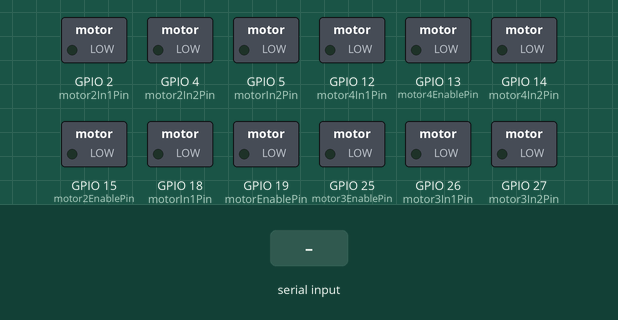
This sketch was run on a simulated ESP32. Shown: switched loads named in the sketch (green lamp = pin HIGH). Inputs (shaded band) come from the test bench. What the sketch prints to the serial monitor is not drawn.

Above: at 1.2 s.
1.3 s: "1\n" received over Serial
At 1.8 s:
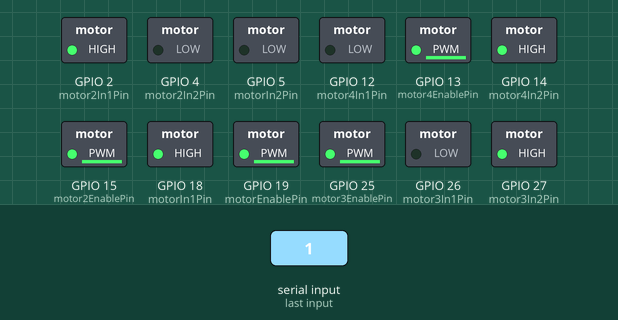
2.8 s: "90,45,200\n" received over Serial
At 4.1 s:
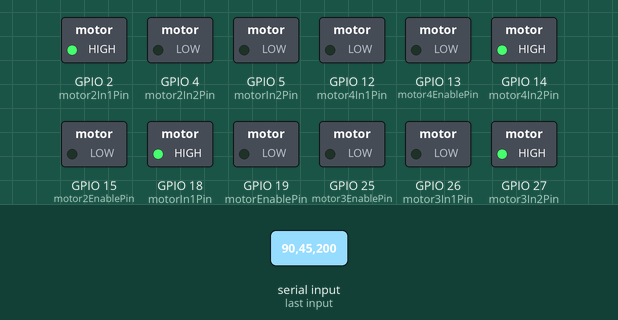
4.5 s: "2\n" received over Serial
At 5.5 s:
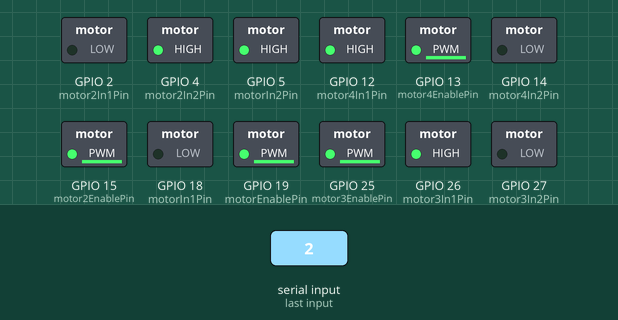
6.0 s: "30,150,10\n" received over Serial
At 6.5 s:
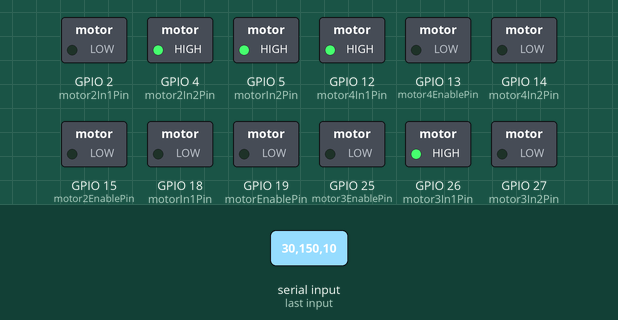
7.7 s: "3\n" received over Serial
At 8.9 s:
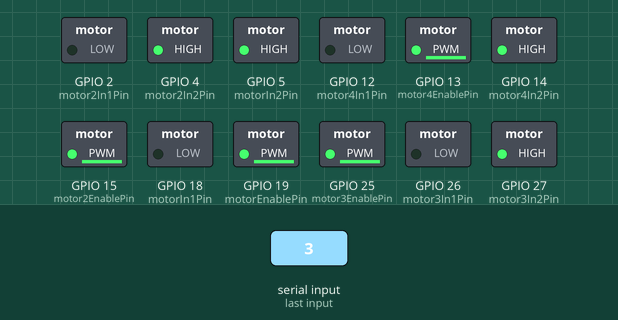
9.2 s: "5\n" received over Serial
At 10.2 s:
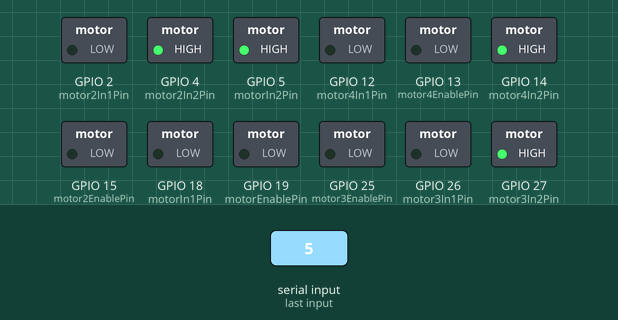
Timing chart, 0 to 11.9 s (numbered marks = the images above; inputs shaded):
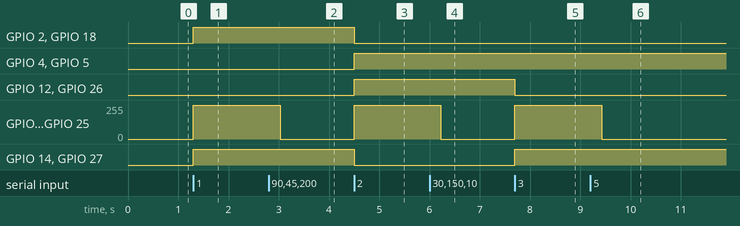

Measured:
- after the input at 1.3 s, GPIO 2 (motor2In1Pin), GPIO 14 (motor4In2Pin), GPIO 18 (motorIn1Pin), GPIO 27 (motor3In2Pin): LOW → HIGH at once; GPIO 13 (motor4EnablePin), GPIO 15 (motor2EnablePin), GPIO 19 (motorEnablePin), GPIO 25 (motor3EnablePin): 0/255 → 254/255 at once
- after the input at 2.8 s, GPIO 13 (motor4EnablePin), GPIO 15 (motor2EnablePin), GPIO 19 (motorEnablePin), GPIO 25 (motor3EnablePin): 254/255 → 0/255 after 0.23 s
- after the input at 4.5 s, GPIO 2 (motor2In1Pin): HIGH → LOW at once; GPIO 4 (motor2In2Pin): LOW → HIGH at once
- after the input at 6.0 s, GPIO 13 (motor4EnablePin), GPIO 15 (motor2EnablePin), GPIO 19 (motorEnablePin), GPIO 25 (motor3EnablePin): 254/255 → 0/255 after 0.23 s
- after the input at 7.7 s, GPIO 12 (motor4In1Pin), GPIO 26 (motor3In1Pin): HIGH → LOW at once; GPIO 13 (motor4EnablePin), GPIO 15 (motor2EnablePin), GPIO 19 (motorEnablePin), GPIO 25 (motor3EnablePin): 0/255 → 254/255 at once; GPIO 14 (motor4In2Pin), GPIO 27 (motor3In2Pin): LOW → HIGH at once
- after the input at 9.2 s, GPIO 13 (motor4EnablePin), GPIO 15 (motor2EnablePin), GPIO 19 (motorEnablePin), GPIO 25 (motor3EnablePin): 254/255 → 0/255 after 0.23 s

The sketch:

teleop.ino
```cpp
#include "analogWrite.h"
//motor1 atras izq
//motor2 adelante izq
//motor3  atras der
//motor4 adelante der
//Definir los pines del puente H
const int motorEnablePin = 19;
const int motorIn1Pin = 18;
const int motorIn2Pin = 5;

const int motor2EnablePin =15;
const int motor2In1Pin = 2;
const int motor2In2Pin = 4;

const int motor3EnablePin =25;
const int motor3In1Pin = 26;
const int motor3In2Pin = 27;

const int motor4EnablePin =13;
const int motor4In1Pin = 12;
const int motor4In2Pin = 14;

void setup() {
// Configurar los pines del puente H como salidas
pinMode(motorEnablePin, OUTPUT);
pinMode(motorIn1Pin, OUTPUT);
pinMode(motorIn2Pin, OUTPUT);

pinMode(motor2EnablePin, OUTPUT);
pinMode(motor2In1Pin, OUTPUT);
pinMode(motor2In2Pin, OUTPUT);

pinMode(motor3EnablePin, OUTPUT);
pinMode(motor3In1Pin, OUTPUT);
pinMode(motor3In2Pin, OUTPUT);

pinMode(motor4EnablePin, OUTPUT);
pinMode(motor4In1Pin, OUTPUT);
pinMode(motor4In2Pin, OUTPUT);

VaciarBuffer();
// Iniciar la comunicación serial
Serial.begin(115200);
}
//funciones de movimiento
void MoverAdelante(){
  //150 pwm
  digitalWrite(motor2In1Pin, HIGH);
  digitalWrite(motor2In2Pin, LOW);
  analogWrite(motor2EnablePin, 254);

  digitalWrite(motorIn1Pin, HIGH);
  digitalWrite(motorIn2Pin, LOW);
  analogWrite(motorEnablePin, 254);

  digitalWrite(motor3In1Pin, LOW);
  digitalWrite(motor3In2Pin, HIGH);
  analogWrite(motor3EnablePin, 254);

  digitalWrite(motor4In1Pin, LOW);
  digitalWrite(motor4In2Pin, HIGH);
  analogWrite(motor4EnablePin, 254);

  delay(345); // Esperar 1 segundo antes de detener el motor
  analogWrite(motor2EnablePin, 0);
  analogWrite(motorEnablePin, 0);
  analogWrite(motor3EnablePin, 0);
  analogWrite(motor4EnablePin, 0);
}
void MoverAtras(){

  digitalWrite(motor2In1Pin, LOW);
  digitalWrite(motor2In2Pin, HIGH);
  analogWrite(motor2EnablePin, 254);

  digitalWrite(motorIn1Pin, LOW);
  digitalWrite(motorIn2Pin, HIGH);
  analogWrite(motorEnablePin, 254);

  digitalWrite(motor3In1Pin, HIGH);
  digitalWrite(motor3In2Pin, LOW);
  analogWrite(motor3EnablePin, 254);

  digitalWrite(motor4In1Pin, HIGH);
  digitalWrite(motor4In2Pin, LOW);
  analogWrite(motor4EnablePin, 254);

  delay(345); // Esperar 1 segundo antes de detener el motor
  analogWrite(motor2EnablePin, 0);
  analogWrite(motorEnablePin, 0);
  analogWrite(motor3EnablePin, 0);
  analogWrite(motor4EnablePin, 0);

}
//Giro con tecnica de pivoteo
void GirarIzq(){

  digitalWrite(motor2In1Pin, LOW);
  digitalWrite(motor2In2Pin, HIGH);
  analogWrite(motor2EnablePin, 254);

  digitalWrite(motorIn1Pin, LOW);
  digitalWrite(motorIn2Pin, HIGH);
  analogWrite(motorEnablePin, 254);

  digitalWrite(motor3In1Pin, LOW);
  digitalWrite(motor3In2Pin, HIGH);
  analogWrite(motor3EnablePin, 254);

  digitalWrite(motor4In1Pin, LOW);
  digitalWrite(motor4In2Pin, HIGH);
  analogWrite(motor4EnablePin, 254);

  delay(345); // Esperar 1 segundo antes de detener el motor
  analogWrite(motor2EnablePin, 0);
  analogWrite(motorEnablePin, 0);
  analogWrite(motor3EnablePin, 0);
  analogWrite(motor4EnablePin, 0);
}

void GirarDer(){

  digitalWrite(motor2In1Pin, HIGH);
  digitalWrite(motor2In2Pin, LOW);
  analogWrite(motor2EnablePin, 254);

  digitalWrite(motorIn1Pin, HIGH);
  digitalWrite(motorIn2Pin, LOW);
  analogWrite(motorEnablePin, 254);

  digitalWrite(motor3In1Pin, HIGH);
  digitalWrite(motor3In2Pin, LOW);
  analogWrite(motor3EnablePin, 254);

  digitalWrite(motor4In1Pin, HIGH);
  digitalWrite(motor4In2Pin, LOW);
  analogWrite(motor4EnablePin, 254);

  delay(345); // Esperar 1 segundo antes de detener el motor
  analogWrite(motor2EnablePin, 0);
  analogWrite(motorEnablePin, 0);
  analogWrite(motor3EnablePin, 0);
  analogWrite(motor4EnablePin, 0);
}
void VaciarBuffer(){
  while (Serial.available()>0){
    Serial.read();
  }
}
int data = -1;  // Variable global para guardar el último comando recibido

void loop() {
  Serial.println(data);
  // Leer los datos desde el puerto serie solo si hay datos disponibles
  if (Serial.available() > 0) {
    data = Serial.parseInt();  // Guardar el último comando
    VaciarBuffer();
  }


  if (data ==1){
    Serial.println(data);

    while(data ==1){
      MoverAdelante();
      if (Serial.available() > 0) {
      data = Serial.parseInt(); // Guardar el último comando
      VaciarBuffer();
      }
    }
  }
  if (data ==2){
      while(data ==2){
      MoverAtras();
      if (Serial.available() > 0) {
      data = Serial.parseInt(); // Guardar el último comando
      VaciarBuffer();
      }
    }
  }
  if (data ==3){
      while(data ==3){
      GirarIzq();
      if (Serial.available() > 0) {
      data = Serial.parseInt(); // Guardar el último comando
      VaciarBuffer();
      }
    }
  }
  if (data ==4){
      while(data ==4){
      GirarDer();
      if (Serial.available() > 0) {
      data = Serial.parseInt(); // Guardar el último comando
      VaciarBuffer();
      }
    }
  }

}
```
